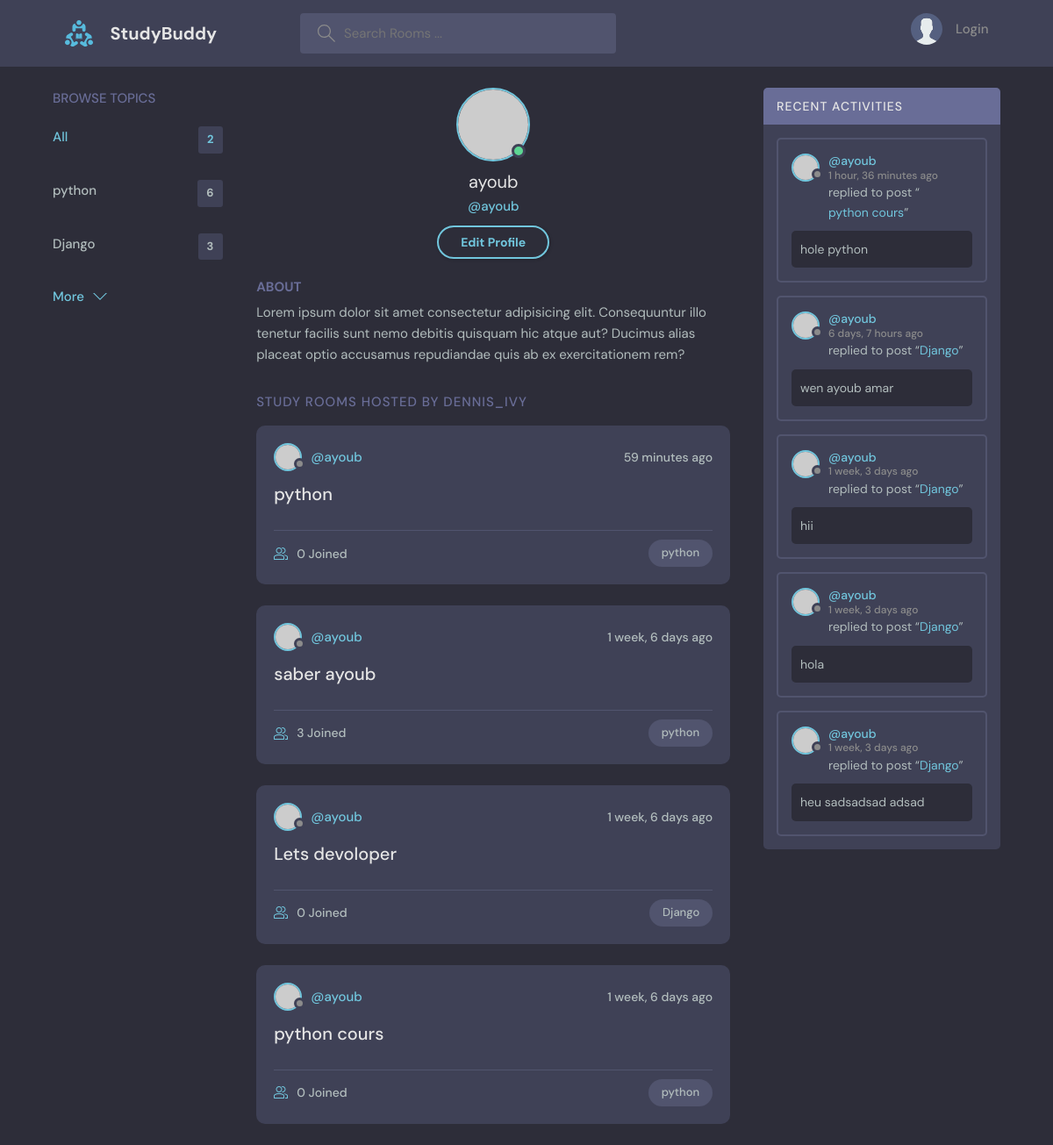
Page /profile/1/ on the committed database.
### base/models.py (models this page shows, shortened)
class Topic(models.Model):
    name = models.CharField(max_length=200)

class Room(models.Model):
    host = models.ForeignKey(User, on_delete=models.SET_NULL,null=True)
    topic = models.ForeignKey(Topic, on_delete=models.SET_NULL,null=True)
    name= models.CharField(max_length=200)
    description = models.TextField(null=True, blank=True)
    participants = models.ManyToManyField(User,related_name='participants',blank=True)
    updated = models.DateTimeField(auto_now=True)
    created = models.DateTimeField(auto_now_add=True)
    def __str__(self):
        return self.name
    class Meta:
        ordering = ['-updated','-created']

class Message(models.Model):
    user = models.ForeignKey(User, on_delete=models.CASCADE)
    room = models.ForeignKey(Room,on_delete= models.CASCADE)
    body = models.TextField()
    updated = models.DateTimeField(auto_now=True)
    created = models.DateTimeField(auto_now_add=True)
    class Meta:
        ordering = ['-updated','-created']

### base/views.py (the view)
# urls.py: path('profile/<str:pk>/', views.userProfile, name="user-profile"),
def userProfile(request,pk):
    user = User.objects.get(id=pk)
    rooms = user.room_set.all()
    room_messages = user.message_set.all()
    topics = Topic.objects.all()
    context = {'user': user, 'rooms':rooms,'room_messages': room_messages,'topics':topics}
    return render(request,'base/profile.html', context)

### base/templates/base/profile.html
{% extends 'main.html' %}
{% block content %}
  <main class="profile-page layout layout--3">
    <div class="container">
      {% include 'base/topics_component.html' %}
      <div class="roomList">
        <div class="profile">
          <div class="profile__avatar">
            <div class="avatar avatar--large active">
              <img src="https://randomuser.me/api/portraits/men/11.jpg" />
            </div>
          </div>
          <div class="profile__info">
            <h3>{{user.username}}</h3>
            <p>@{{user.username}}</p>
            <a href="edit-user.html" class="btn btn--main btn--pill">Edit Profile</a>
          </div>
          <div class="profile__about">
            <h3>About</h3>
            <p>
              Lorem ipsum dolor sit amet consectetur adipisicing elit. Consequuntur illo tenetur
              facilis sunt nemo debitis quisquam hic atque aut? Ducimus alias placeat optio
              accusamus repudiandae quis ab ex exercitationem rem?
            </p>
          </div>
        </div>
        <div class="roomList__header">
          <div>
            <h2>Study Rooms Hosted by dennis_ivy</a>
            </h2>
          </div>
        </div>
        {% include 'base/feed_component.html' %}
      </div>
      {% include 'base/activity_component.html' %}
    </div>
  </main>
  {% endblock %}

### base/templates/base/topics_component.html
    <div class="topics">
        <div class="topics__header">
        <h2>Browse Topics</h2>
        </div>
        <ul class="topics__list">
        <li>
            <a href="/" class="active">All <span>{{topics.count}}</span></a>
        </li>
        {% for topic in topics %}
        <li>
            <a href="{% url 'home' %}?q={{topic.name}}">{{topic.name}} <span>{{topic.room_set.all.count}}</span></a>
        </li>
        {% endfor %}
        </ul>
        <a class="btn btn--link" href="topics.html">
        More
        <svg version="1.1" xmlns="http://www.w3.org/2000/svg" width="32" height="32" viewBox="0 0 32 32">
            <title>chevron-down</title>
            <path d="M16 21l-13-13h-3l16 16 16-16h-3l-13 13z"></path>
        </svg>
        </a>
    </div>

### base/templates/base/feed_component.html (shortened to what this page needs)
{% for room in rooms %}
<div class="roomListRoom">
            <div class="roomListRoom__header">
              <a href="{% url 'user-profile' room.host.id %}" class="roomListRoom__author">
                <div class="avatar avatar--small">
                  <img src="https://randomuser.me/api/portraits/women/11.jpg" />
                </div>
                <span>@{{room.host.username}}</span>
              </a>
              <div class="roomListRoom__actions">
                <span>{{room.created|timesince}} ago</span>
              </div>
            </div>
            <div class="roomListRoom__content">
              <a href="{% url 'room' room.id %}">{{room.name}}</a>
            </div>
            <div class="roomListRoom__meta">
              <a href="{% url 'room' room.id %}"class="roomListRoom__joined">
                {{room.participants.all.count}} Joined
              </a>
              <p class="roomListRoom__topic">{{room.topic.name}}</p>
            </div>
          </div>
{% endfor %}

### base/templates/base/activity_component.html (shortened to what this page needs)
<div class="activities">
    <div class="activities__header">
        <h2>Recent Activities</h2>
    </div>
    {% for message in room_messages %}
    <div class="activities__box">
        <div class="activities__boxHeader roomListRoom__header">
        <a href="{% url 'user-profile' message.user.id %}" class="roomListRoom__author">
            <div class="avatar avatar--small">
            <img src="https://randomuser.me/api/portraits/women/11.jpg" />
            </div>
            <p>
            @{{message.user}}
            <span>{{message.created|timesince}} ago</span>
            </p>
        </a>
        </div>
        <div class="activities__boxContent">
        <p>replied to post “<a href="{% url 'room' message.room.id %}">{{message.room}}</a>”</p>
        <div class="activities__boxRoomContent">
            {{message.body}}
        </div>
        </div>
    </div>
    {% endfor %}
</div>

### rows in the picture
Topic: name "python", room_set.all.count "6"
Topic: name "Django", room_set.all.count "3"
Room: host.username "ayoub", created "59 minutes", name "python", participants.all.count "0", topic.name "python"
Room: host.username "ayoub", created "1 week, 6 days", name "saber ayoub", participants.all.count "3", topic.name "python"
Room: host.username "ayoub", created "1 week, 6 days", name "Lets devoloper", participants.all.count "0", topic.name "Django"
Room: host.username "ayoub", created "1 week, 6 days", name "python cours", participants.all.count "0", topic.name "python"
Message: user "ayoub", created "1 hour, 36 minutes", room "python cours", body "hole python"
Message: user "ayoub", created "6 days, 7 hours", room "Django", body "wen ayoub amar"
Message: user "ayoub", created "1 week, 3 days", room "Django", body "hii"
Message: user "ayoub", created "1 week, 3 days", room "Django", body "hola"
Message: user "ayoub", created "1 week, 3 days", room "Django", body "heu sadsadsad adsad"

### other values in the picture
{{ topics.count }} "2"
{{ user.username }} "ayoub"
